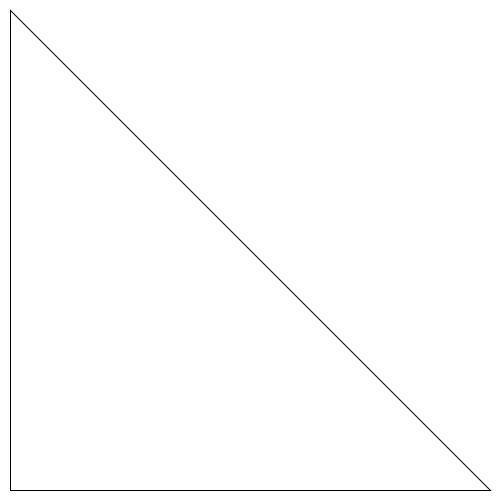
Frame 1 (no input)
Frame 60 (the mouse pressed at the canvas centre just before this capture): identical to frame 1, image omitted
Frame 120 (the mouse held since frame 60 and released just before this capture): identical to frame 1, image omitted

The Processing sketch that drew this single still picture (run headless with seeded random() and noise(); from frame 60 on, the mouse is pressed at the canvas centre):

// Processing sketch: sketch_9_8
// ── sketch_9_8.pde
void setup() {
  size(500, 500);
  background(255, 255, 255);
  tekenDriehoek(10,10,490,490,10,490);
}

void draw(){
  }

void tekenDriehoek( int x1, int y1, int x2, int y2, int x3, int y3) {
  // teken een driehoek m.b.v. de meegegeven data (parameters)
  triangle(x1,y1,x2,y2,x3,y3);
}
